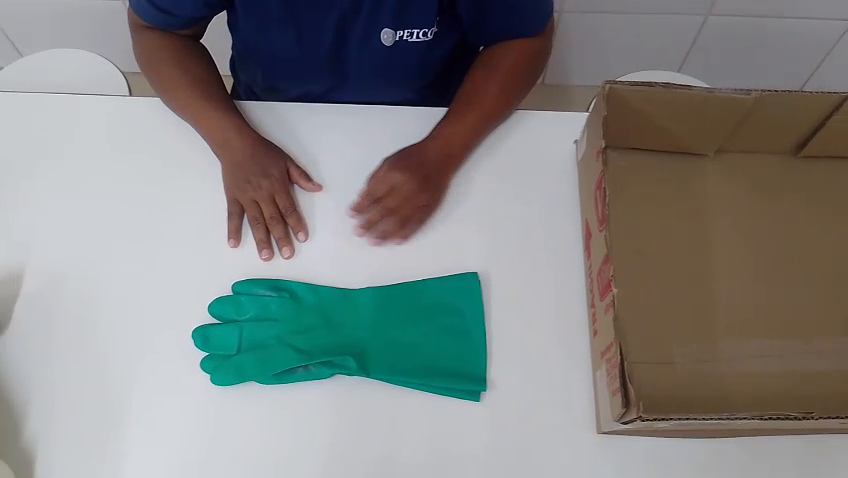
#> input picture frame 24 of video_teste.mp4, 848 x 478 px
$ python ajustar_zonas.py
#> lines starting #> are read from the running program, lines starting #| are printed output that depends on the picture
import cv2
import numpy as np
import os

# Carrega o vídeo
cap = cv2.VideoCapture('video_teste.mp4')
ret, frame = cap.read()
#> frame is the input picture: shape (478, 848, 3); mean B, G, R 132.1, 133.6, 131.4
if not ret:
    print("❌ Erro ao carregar vídeo")
    exit()

height, width = frame.shape[:2]
#> height = 478; width = 848

print("=" * 60)
print("🎯 AJUSTE DE ZONAS - MODO SEM GUI")
print("=" * 60)
print("\n📋 ZONAS ATUAIS:")
print("  collection: (0.00, 0.25, 0.30, 0.95)")
print("  sewing:     (0.30, 0.20, 0.70, 0.95)")
print("  packaging:  (0.70, 0.20, 1.00, 0.95)")
print("  needle_hazard: (0.45, 0.45, 0.55, 0.70)")
print("\n🔧 Para ajustar, edite as coordenadas no main.py")
print("   Os valores vão de 0 a 1 (0% a 100% da imagem)")
print("\n📐 EXEMPLO DE AJUSTE:")
print("   Se a agulha está mais à esquerda, mude:")
print("   'needle_hazard': (0.35, 0.45, 0.45, 0.70)")
print("\n   Se a zona de coleta é maior, mude:")
print("   'collection': (0.00, 0.20, 0.35, 1.00)")

# Desenha as zonas atuais na imagem
ZONES = {
    "collection": (0.00, 0.25, 0.30, 0.95),
    "sewing": (0.30, 0.20, 0.70, 0.95),
    "packaging": (0.70, 0.20, 1.00, 0.95),
    "needle_hazard": (0.45, 0.45, 0.55, 0.70),
}

colors = {
    "collection": (255, 170, 0),   # Laranja
    "sewing": (0, 220, 255),       # Ciano
    "packaging": (0, 210, 0),      # Verde
    "needle_hazard": (0, 0, 255),  # Vermelho
}

for name, zone in ZONES.items():
    x1 = int(zone[0] * width)
    y1 = int(zone[1] * height)
    x2 = int(zone[2] * width)
    y2 = int(zone[3] * height)

    color = colors.get(name, (255, 255, 255))

    # Overlay transparente
    overlay = frame.copy()
    cv2.rectangle(overlay, (x1, y1), (x2, y2), color, -1)
    cv2.addWeighted(overlay, 0.2, frame, 0.8, 0, frame)

    # Borda
    thickness = 3 if name == "needle_hazard" else 2
    cv2.rectangle(frame, (x1, y1), (x2, y2), color, thickness)

    # Label
    label = "⚠️ PERIGO" if name == "needle_hazard" else name.upper()
    cv2.putText(frame, label, (x1 + 5, y1 + 25),
                cv2.FONT_HERSHEY_SIMPLEX, 0.6, color, 2)
#> this loop made 4 passes
#> pass 2, `overlay = frame.copy()`:
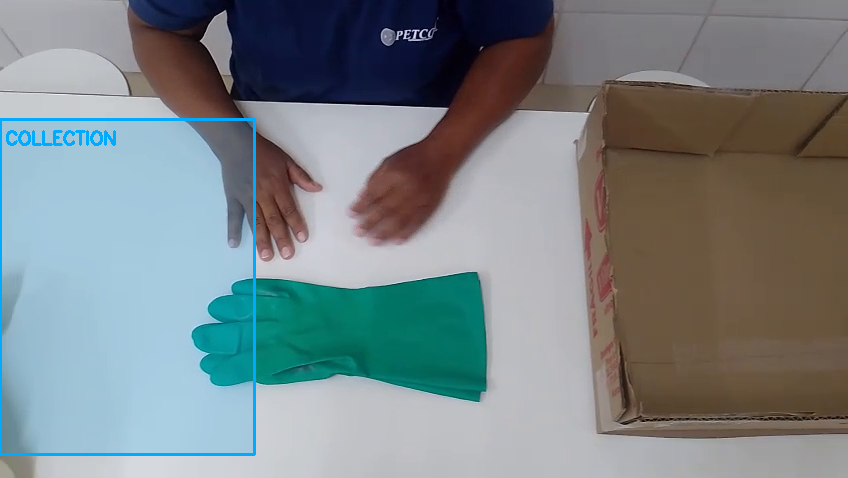
#> overlay: shape (478, 848, 3); mean B, G, R 135.4, 132.6, 122.2
#> pass 3, `overlay = frame.copy()`:
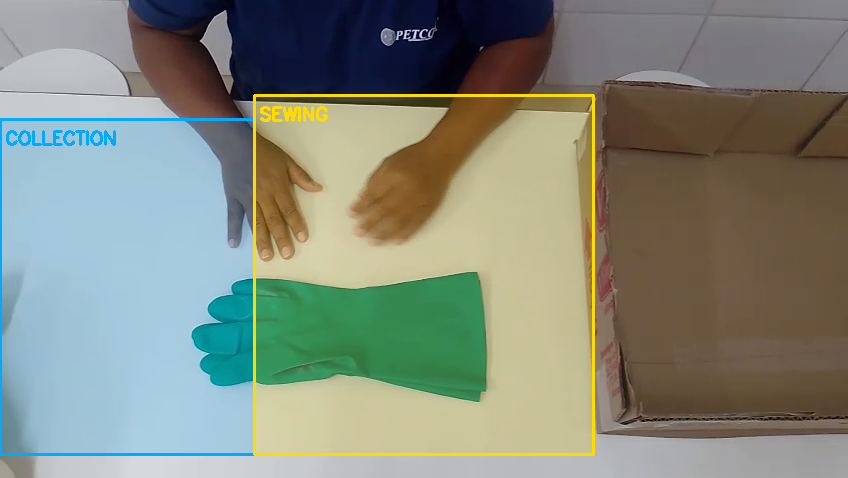
#> overlay: shape (478, 848, 3); mean B, G, R 124.6, 137.6, 131.2
#> after the loop:
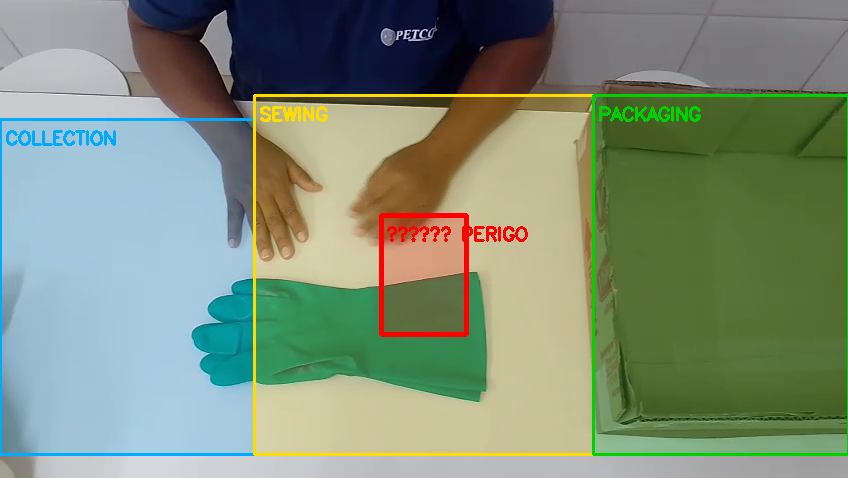
#> frame: shape (478, 848, 3); mean B, G, R 119.8, 141.9, 126.5
#> after the loop:
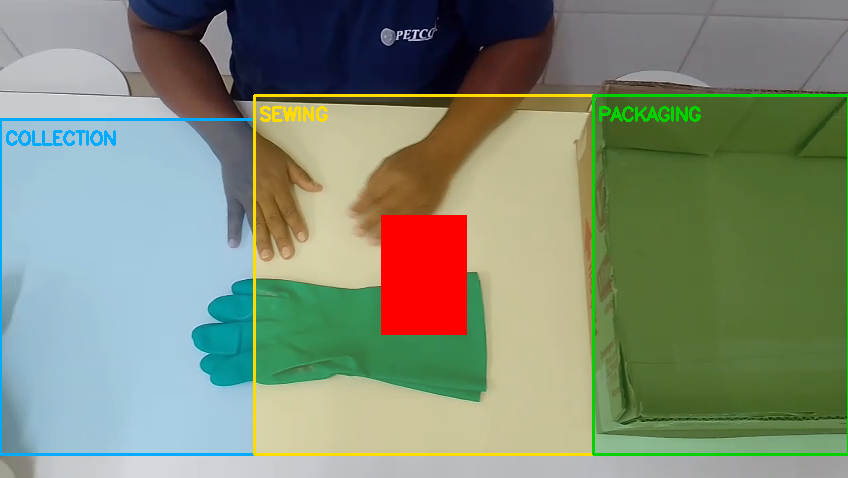
#> overlay: shape (478, 848, 3); mean B, G, R 118.3, 139.7, 128.4

# Salva a imagem
output_file = "zonas_atuais.jpg"
cv2.imwrite(output_file, frame)
print(f"\n📸 Imagem com zonas salva em: {output_file}")
print(f"\n📂 No Codespace, clique com botão direito no arquivo e baixe")
print("   Ou abra no navegador para ver as zonas")

print("\n" + "=" * 60)
print("📝 COMO AJUSTAR AS COORDENADAS:")
print("=" * 60)
print("""
1. Baixe a imagem 'zonas_atuais.jpg'
2. Veja onde cada zona está desenhada
3. Abra o main.py e ajuste os valores em ZONES
4. Rode o sistema novamente

📐 FORMATO: (x1, y1, x2, y2)
   x1 = canto superior esquerdo (horizontal)
   y1 = canto superior esquerdo (vertical)
   x2 = canto inferior direito (horizontal)
   y2 = canto inferior direito (vertical)

   Valores de 0 a 1 (0% a 100%)
""")

# Salva também um arquivo de texto com as coordenadas
with open("coordenadas_zonas.txt", "w") as f:
    f.write("=" * 60 + "\n")
    f.write("COORDENADAS DAS ZONAS\n")
    f.write("=" * 60 + "\n\n")
    for name, zone in ZONES.items():
        f.write(f"{name}: {zone}\n")
    f.write("\n" + "=" * 60 + "\n")
    f.write("Para ajustar, edite estes valores no main.py\n")
    f.write("=" * 60 + "\n")

print("✅ Arquivo 'coordenadas_zonas.txt' criado!")
print("\n🔄 Para testar novos valores, edite o main.py e rode:")
print("   python main.py")

$ run again, starting later in the video
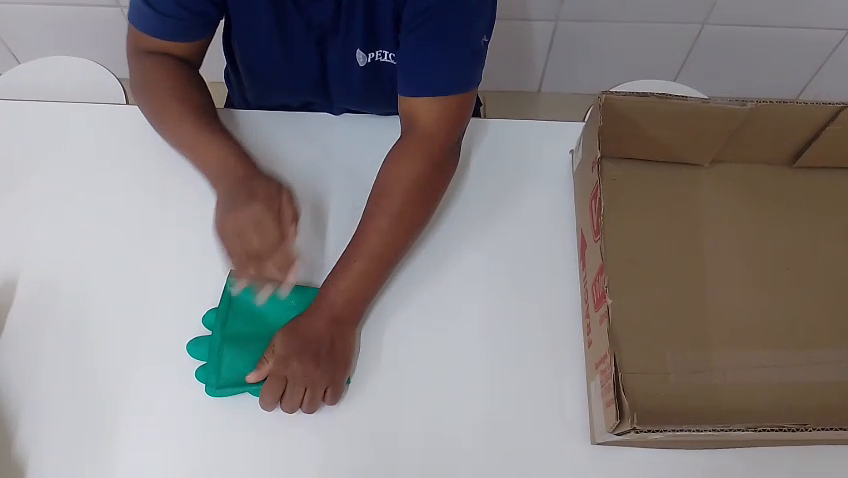
#> input picture frame 111 of video_teste.mp4, 848 x 478 px
#> frame is the input picture: shape (478, 848, 3); mean B, G, R 129.3, 128.6, 134
#> after the loop `for name, zone in ZONES.items():`:
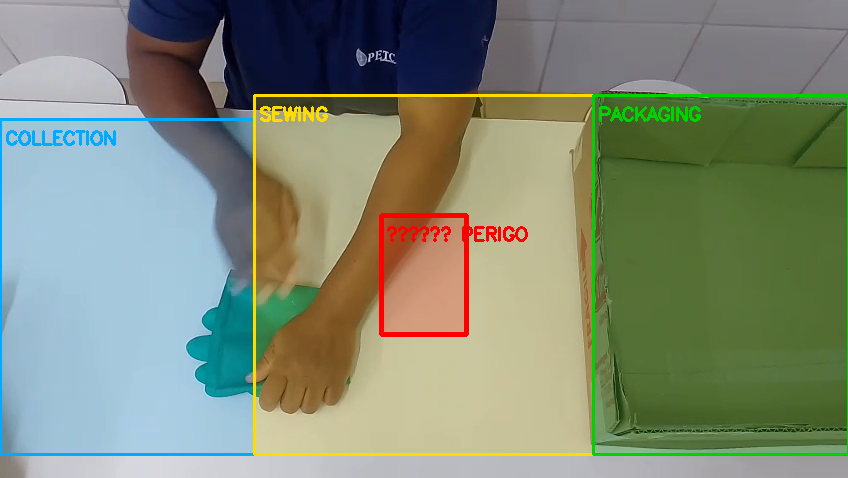
#> frame: shape (478, 848, 3); mean B, G, R 117.8, 138.1, 128.3
#> after the loop `for name, zone in ZONES.items():`:
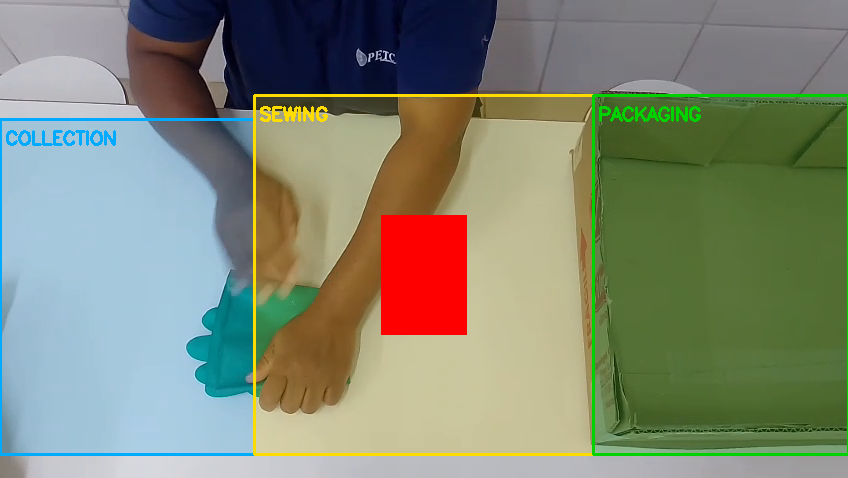
#> overlay: shape (478, 848, 3); mean B, G, R 116.1, 135.8, 129.3

$ run again, starting later in the video
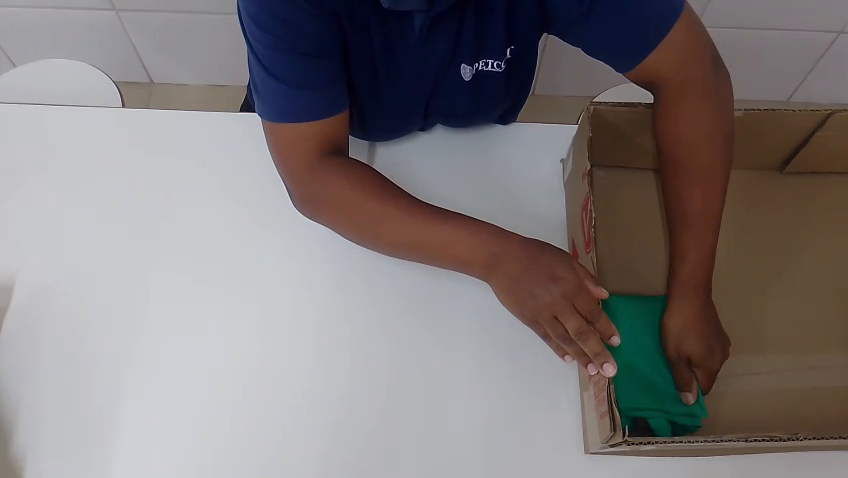
#> input picture frame 198 of video_teste.mp4, 848 x 478 px
#> frame is the input picture: shape (478, 848, 3); mean B, G, R 122.6, 122, 128
#> after the loop `for name, zone in ZONES.items():`:
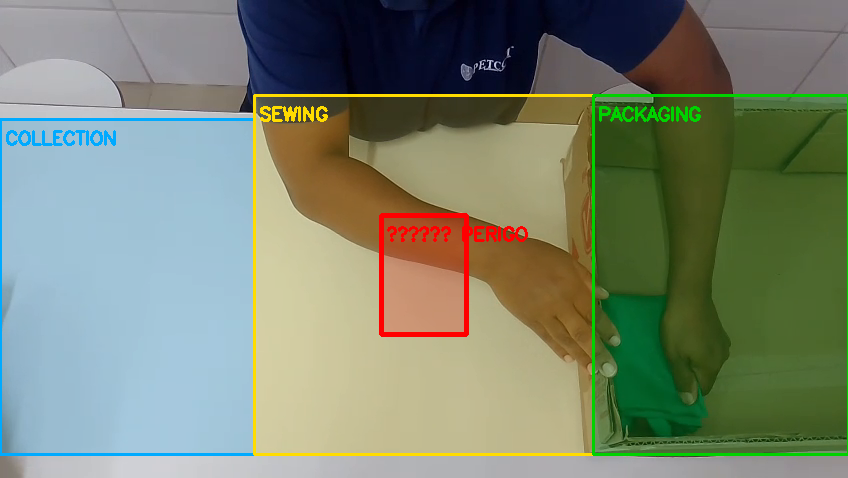
#> frame: shape (478, 848, 3); mean B, G, R 112.3, 132.8, 123.3
#> after the loop `for name, zone in ZONES.items():`:
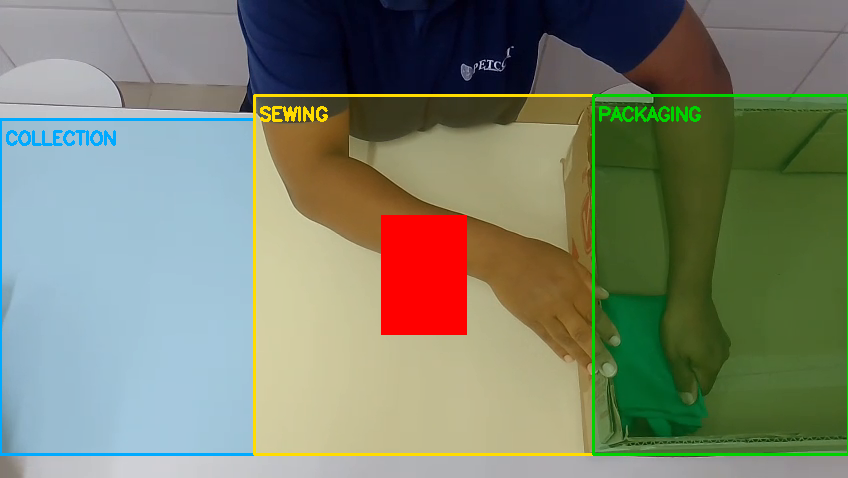
#> overlay: shape (478, 848, 3); mean B, G, R 110.7, 130.7, 124.4
